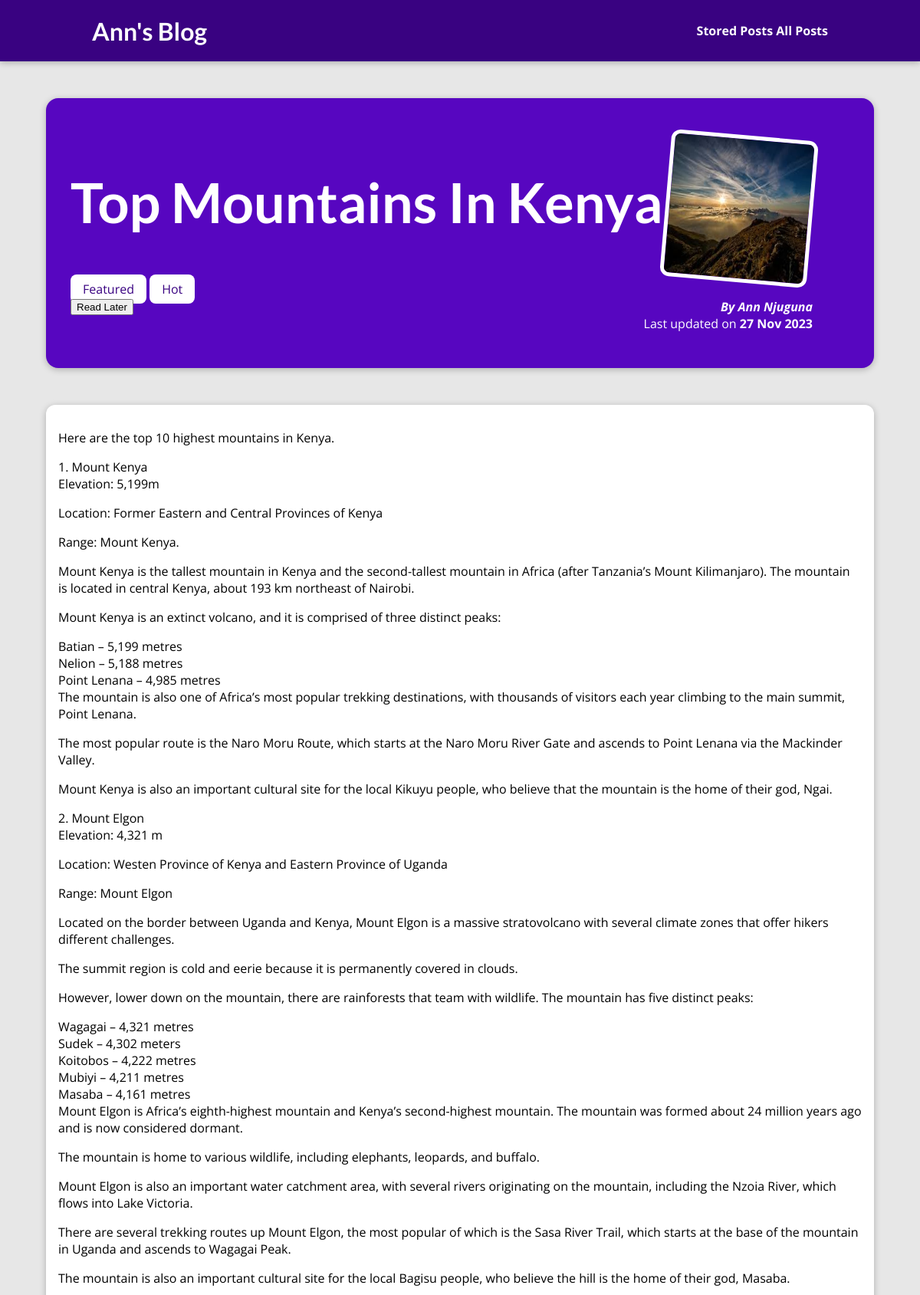
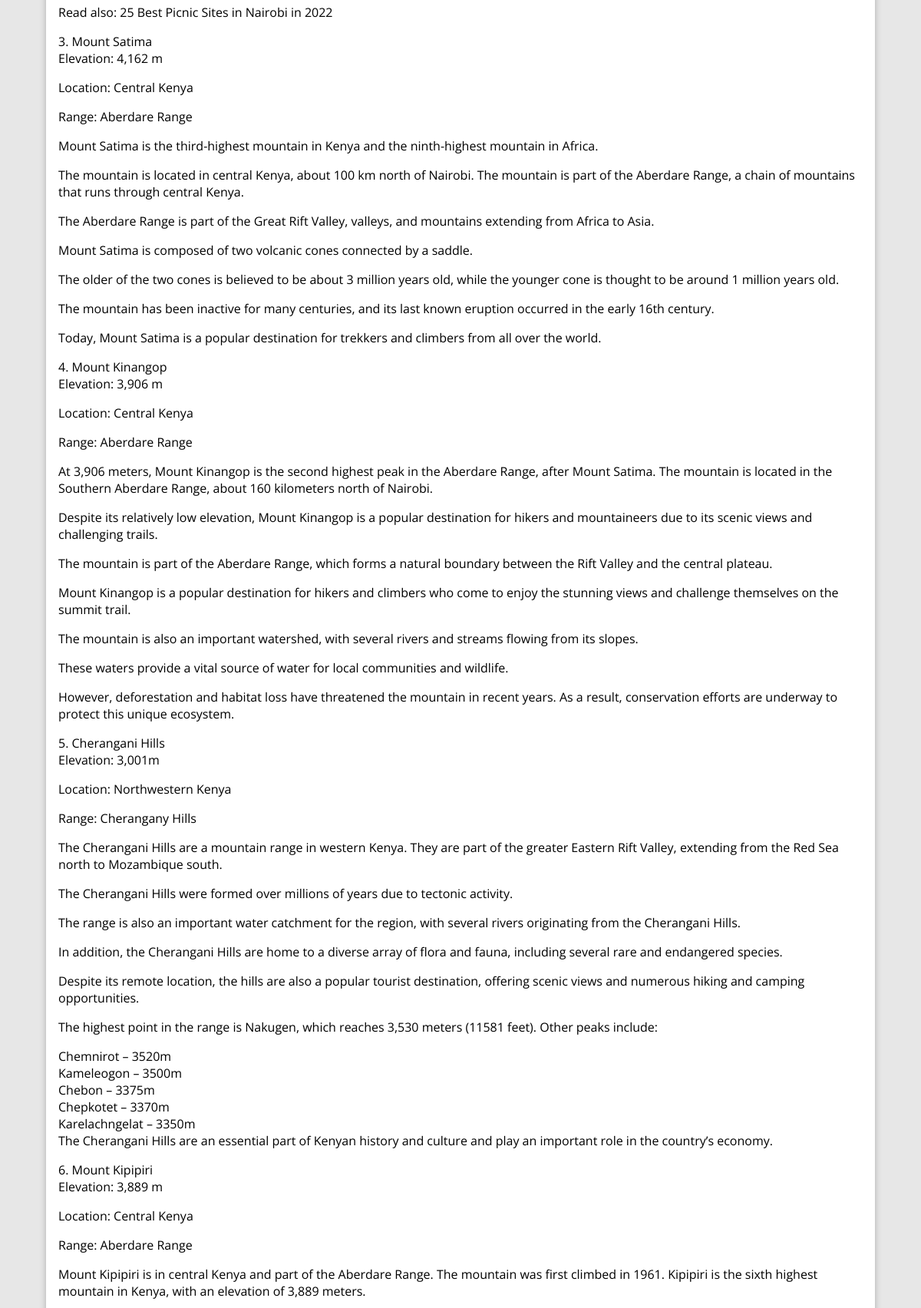
The app's page /posts/top-mountains-in-Kenya (upper part) with its own data (2 pictures, top to bottom).
### blog/models.py (models this page shows, shortened)
class Post(models.Model):
    title = models.CharField(max_length=150)
    excerpt = models.CharField(max_length=200)
    image = models.ImageField(upload_to="posts", null=True)
    date = models.DateField(auto_now= True)
    slug = models.SlugField(unique=True, db_index=True)
    content = models.TextField(null=True,validators= [MinLengthValidator(10)])
    author = models.ForeignKey(
        Author, on_delete=models.SET_NULL, null=True,related_name="posts")
    tags = models.ManyToManyField(Tag)

class Tag(models.Model):
    caption = models.CharField(max_length=20)

class Author(models.Model):
    first_name = models.CharField(max_length=100)
    last_name = models.CharField(max_length=100)
    email_address = models.EmailField()
    def full_name(self):
        return f"{self.first_name} {self.last_name}"
    def __str__(self):
        return self.full_name()

### blog/views.py (the view, shortened to what this page needs)
# urls.py: path("posts/<slug:slug>", views.SinglePostView.as_view(), name="post-detail-page"),
class SinglePostView(View):
  def is_stored_post(self, request, post_id):
    stored_posts = request.session.get("stored_posts")
    if stored_posts is not None:
      is_saved_for_later =post_id in stored_posts
    else:
      is_saved_for_later = False
    return is_saved_for_later
  def get (self, request, slug):
    post = Post. objects.get(slug=slug)
    context = {
      "post": post,
      "post_tags": post.tags.all(),
      "comment_form": CommentForm(),
      "comments": post.comments.all().order_by("-id"),
      "saved_for_later": self.is_stored_post(request, post.id)
      }
    return render(request, "blog/post-detail.html", context)

### blog/templates/blog/post-detail.html (shortened to what this page needs)
{% extends "base.html" %}
{% load static %}
{% block css_files %}
<link rel="stylesheet" href="{% static "blog/post-detail.css" %}" />
{% endblock %}
{% block content %}
<section id="summary">
  <h2>{{ post.title }}</h2>
  <div>
    {% for tag in post_tags %}
      <span class="tag">{{tag.caption}}</span>
    {% endfor %}
    </div>
    <div id="read-later">
      <form action="{% url 'read-later' %}" method="POST">
        <button>
            Read Later
        </button>
      </form>
    </div>
  <article>
    <img src="{{ post.image.url }}" alt="{{ post.title }}" />
    <address>By <a href="mailto:{{post.author.email_address}}">{{ post.author }}</a></address>
    <div>Last updated on <time>{{ post.date|date:"d M Y" }}</time></div>
  </article>
</section>
<main>
  {{ post.content|linebreaks }}
</main>
{% endblock %}

### static/app.css (style rules this page uses)
* { box-sizing: border-box; }
html { font-family: 'Open Sans', 'Lato', sans-serif; }
body { margin: 0; }
h1, h2, h3 { font-family: 'Lato', sans-serif; font-weight: bold; }

### blog/static/blog/post-detail.css (style rules this page uses)
body { background-color: #e7e7e7; }
#summary { margin: 8rem auto 3rem auto; padding: 2rem; width: 90%; max-width: 90rem; border-radius: 16px; background-color: #5706c0; position: relative; box-shadow: 0 2px 8px rgba(0, 0, 0, 0.25); height: 22rem; }
#summary h2 { color: white; font-size: 4.5rem; margin-bottom: 0.25; }
#summary article { position: absolute; top: 2rem; right: 3rem; padding: 1rem 2rem; border-radius: 12px; text-align: right; color: white; }
#summary article img { width: 12rem; height: 12rem; border-radius: 12px; transform: rotateZ(5deg); border: 5px solid white; margin-bottom: 1rem; }
#summary address { font-weight: bold; }
#summary a { color: white; text-decoration: none; }
#summary time { font-weight: bold; }
main { width: 90%; max-width: 90rem; margin: 3rem auto; background-color: white; padding: 1rem; border-radius: 12px; box-shadow: 0 2px 8px rgba(0, 0, 0, 0.25); }
.tag { background-color: white; color: #390281; padding: 0.5rem 1rem; border-radius: 8px; }

### records on screen
Post: title "Top Mountains In Kenya", image (picture), author "Ann Njuguna", date "27 Nov 2023", content "Here are the top 10 highest mountains in Kenya. 1. Mount Kenya Elevation: 5,199m Location: Former Eastern and Central Provinces of Kenya Range: Mount Kenya. Mount Kenya is the tallest mountain in Kenya and the second-tallest mountain in Africa (after Tanzania’s Mount Kilimanjaro). The mountain is located in central Kenya, about 193 km northeast of Nairobi. Mount Kenya is an extinct volcano, and it is comprised of three distinct peaks: Batian – 5,199 metres Nelion – 5,188 metres Point Lenana – 4,985 metres The mountain is also one of Africa’s most popular trekking destinations, with thousands of visitors each year climbing to the main summit, Point Lenana. The most popular route is the Naro…"
Tag: caption "Featured"
Tag: caption "Hot"
